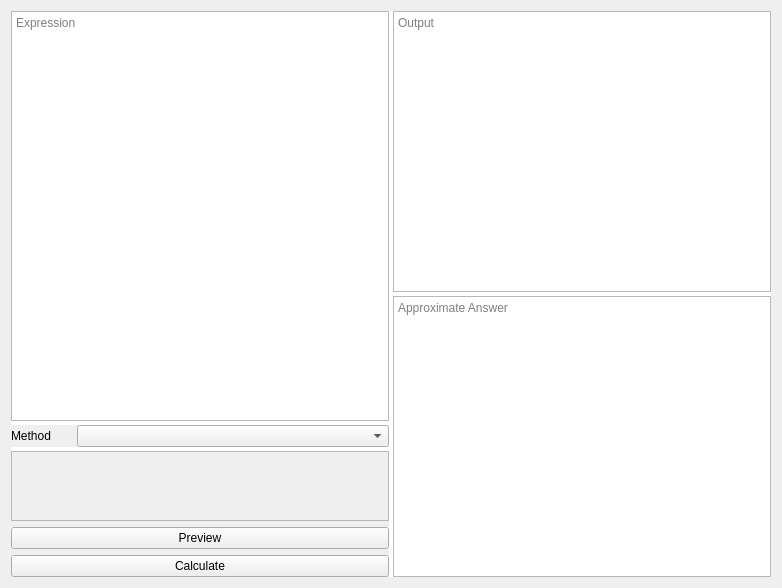
<?xml version="1.0" encoding="UTF-8"?>
<ui version="4.0">
 <class>integral_tab</class>
 <widget class="QWidget" name="integral_tab">
  <property name="geometry">
   <rect>
    <x>0</x>
    <y>0</y>
    <width>782</width>
    <height>588</height>
   </rect>
  </property>
  <property name="font">
   <font>
    <family>Courier New</family>
   </font>
  </property>
  <property name="windowTitle">
   <string>Form</string>
  </property>
  <layout class="QGridLayout" name="gridLayout">
   <item row="0" column="0">
    <widget class="QSplitter" name="integ_main_splitter">
     <property name="sizePolicy">
      <sizepolicy hsizetype="Expanding" vsizetype="Expanding">
       <horstretch>0</horstretch>
       <verstretch>0</verstretch>
      </sizepolicy>
     </property>
     <property name="styleSheet">
      <string notr="true">QSplitter::handle {background: rgb(255, 255, 255)}</string>
     </property>
     <property name="orientation">
      <enum>Qt::Horizontal</enum>
     </property>
     <widget class="QWidget" name="verticalLayoutWidget_2">
      <layout class="QVBoxLayout" name="verticalLayout_4">
       <item>
        <widget class="QSplitter" name="integ_input_splitter">
         <property name="orientation">
          <enum>Qt::Vertical</enum>
         </property>
         <widget class="TextEdit" name="integ_input">
          <property name="toolTip">
           <string>Input expression</string>
          </property>
          <property name="tabChangesFocus">
           <bool>true</bool>
          </property>
          <property name="placeholderText">
           <string>Expression</string>
          </property>
         </widget>
         <widget class="QWidget" name="layoutWidget">
          <layout class="QHBoxLayout" name="integ_methods_layout">
           <property name="sizeConstraint">
            <enum>QLayout::SetMaximumSize</enum>
           </property>
           <item>
            <widget class="QLabel" name="integ_methods_label">
             <property name="minimumSize">
              <size>
               <width>60</width>
               <height>0</height>
              </size>
             </property>
             <property name="maximumSize">
              <size>
               <width>60</width>
               <height>16777215</height>
              </size>
             </property>
             <property name="toolTip">
              <string/>
             </property>
             <property name="text">
              <string>Method</string>
             </property>
            </widget>
           </item>
           <item>
            <widget class="SearchableComboBox" name="integ_methods_combo"/>
           </item>
          </layout>
         </widget>
         <widget class="InputFSA" name="methods_scroll_area">
          <property name="widgetResizable">
           <bool>true</bool>
          </property>
          <widget class="QWidget" name="methods_scroll_area_contents">
           <property name="geometry">
            <rect>
             <x>0</x>
             <y>0</y>
             <width>377</width>
             <height>69</height>
            </rect>
           </property>
          </widget>
         </widget>
        </widget>
       </item>
       <item>
        <layout class="QVBoxLayout" name="verticalLayout_3">
         <item>
          <widget class="QPushButton" name="integ_prev">
           <property name="toolTip">
            <string>Preview the integral</string>
           </property>
           <property name="text">
            <string>Preview</string>
           </property>
           <property name="autoDefault">
            <bool>true</bool>
           </property>
          </widget>
         </item>
         <item>
          <widget class="QPushButton" name="integ_calc">
           <property name="toolTip">
            <string>Calculate the integral - Shift + Enter</string>
           </property>
           <property name="text">
            <string>Calculate</string>
           </property>
           <property name="autoDefault">
            <bool>true</bool>
           </property>
          </widget>
         </item>
        </layout>
       </item>
      </layout>
     </widget>
     <widget class="QSplitter" name="integ_output_splitter">
      <property name="sizePolicy">
       <sizepolicy hsizetype="Expanding" vsizetype="Expanding">
        <horstretch>0</horstretch>
        <verstretch>0</verstretch>
       </sizepolicy>
      </property>
      <property name="orientation">
       <enum>Qt::Vertical</enum>
      </property>
      <widget class="OutputWidget" name="integ_exact">
       <property name="toolTip">
        <string>Exact answer of calculation</string>
       </property>
       <property name="lineWrapMode">
        <enum>QTextEdit::NoWrap</enum>
       </property>
       <property name="placeholderText">
        <string>Output</string>
       </property>
      </widget>
      <widget class="OutputWidget" name="integ_approx">
       <property name="sizePolicy">
        <sizepolicy hsizetype="Expanding" vsizetype="Expanding">
         <horstretch>0</horstretch>
         <verstretch>0</verstretch>
        </sizepolicy>
       </property>
       <property name="toolTip">
        <string>Approximate answer of calculation</string>
       </property>
       <property name="placeholderText">
        <string>Approximate Answer</string>
       </property>
      </widget>
     </widget>
    </widget>
   </item>
  </layout>
 </widget>
 <customwidgets>
  <customwidget>
   <class>TextEdit</class>
   <extends>QPlainTextEdit</extends>
   <header>caspy3/qt_assets/widgets/input.h</header>
  </customwidget>
  <customwidget>
   <class>SearchableComboBox</class>
   <extends>QComboBox</extends>
   <header>caspy3/qt_assets/widgets/searchable_combo.h</header>
  </customwidget>
  <customwidget>
   <class>OutputWidget</class>
   <extends>QTextBrowser</extends>
   <header>caspy3/qt_assets/widgets/output.h</header>
  </customwidget>
  <customwidget>
   <class>InputFSA</class>
   <extends>QScrollArea</extends>
   <header>caspy3/qt_assets/widgets/fields_scroll.h</header>
   <container>1</container>
  </customwidget>
 </customwidgets>
 <resources/>
 <connections/>
</ui>
